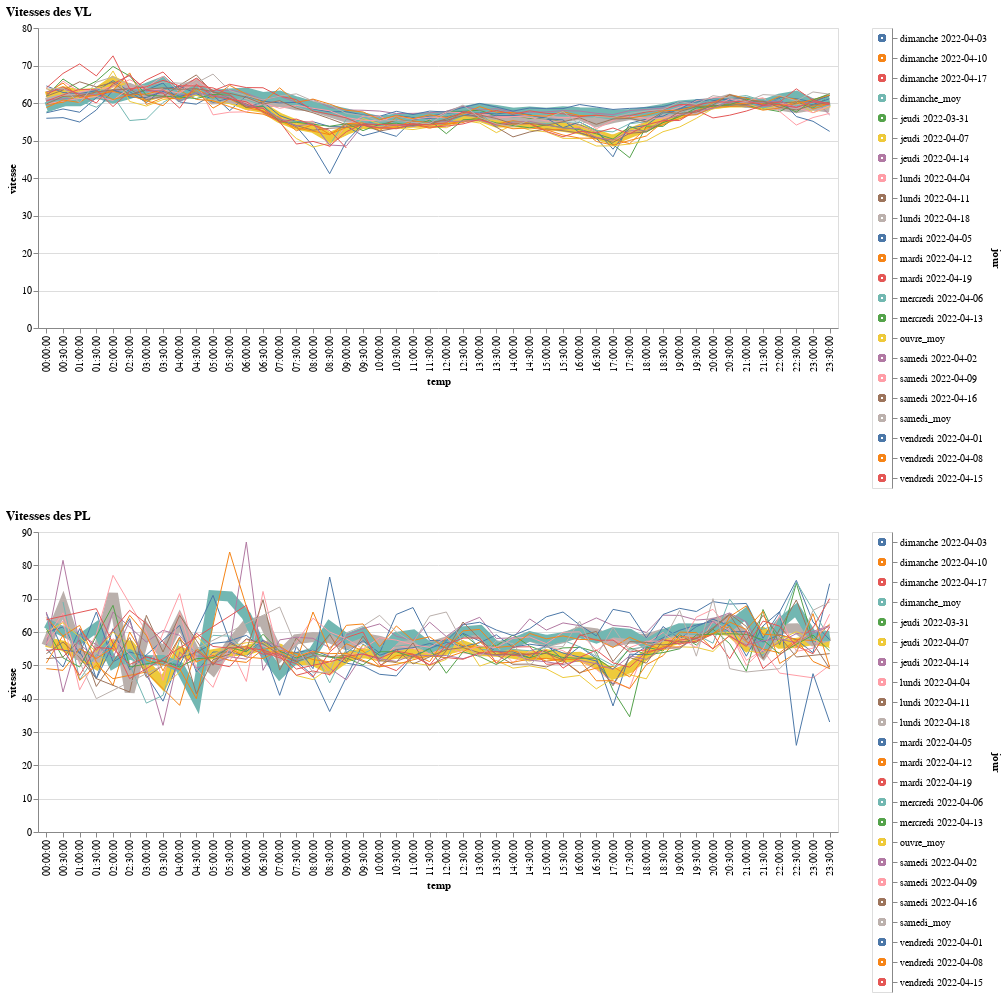

This figure's notebook cell:
### Code cell
alt.vconcat((graphTraficVlVtsMoy | legendVlMoy).properties(title='Vitesses des VL'), (graphTraficPlVtsMoy | legendPlMoy).properties(title='Vitesses des PL'))

### Figure 1 — Vega-Lite specification as saved in the notebook (floating-point values rounded to 4 significant figures; data arrays with more than 128 entries replaced by an {"elided": "..."} marker saying what was removed)
{"config": {"view": {"continuousWidth": 400, "continuousHeight": 300}}, "vconcat": [{"hconcat": [{"mark": "line", "encoding": {"color": {"condition": {"field": "jour", "legend": null, "type": "nominal", "selection": "selector001"}, "value": "lightgray"}, "size": {"field": "taille", "scale": null, "type": "quantitative"}, "x": {"field": "temp", "type": "nominal"}, "y": {"field": "vitesse", "type": "quantitative"}}, "width": 800}, {"mark": "point", "encoding": {"color": {"condition": {"field": "jour", "legend": null, "type": "nominal", "selection": "selector001"}, "value": "lightgray"}, "y": {"axis": {"orient": "right"}, "field": "jour", "type": "nominal"}}, "selection": {"selector001": {"type": "multi", "fields": ["jour"]}}}], "data": {"name": "data-3dc76d07a81d427958f841d683771980"}, "title": "Vitesses des VL"}, {"hconcat": [{"mark": "line", "encoding": {"color": {"condition": {"field": "jour", "legend": null, "type": "nominal", "selection": "selector001"}, "value": "lightgray"}, "size": {"field": "taille", "scale": null, "type": "quantitative"}, "x": {"field": "temp", "type": "nominal"}, "y": {"field": "vitesse", "type": "quantitative"}}, "width": 800}, {"mark": "point", "encoding": {"color": {"condition": {"field": "jour", "legend": null, "type": "nominal", "selection": "selector001"}, "value": "lightgray"}, "y": {"axis": {"orient": "right"}, "field": "jour", "type": "nominal"}}, "selection": {"selector001": {"type": "multi", "fields": ["jour"]}}}], "data": {"name": "data-158b433207cbe0592673e0d5409cc6c9"}, "title": "Vitesses des PL"}], "$schema": "https://vega.github.io/schema/vega-lite/v4.17.0.json", "datasets": {"data-3dc76d07a81d427958f841d683771980": {"elided": "1051 records"}, "data-158b433207cbe0592673e0d5409cc6c9": {"elided": "1004 records"}}}
